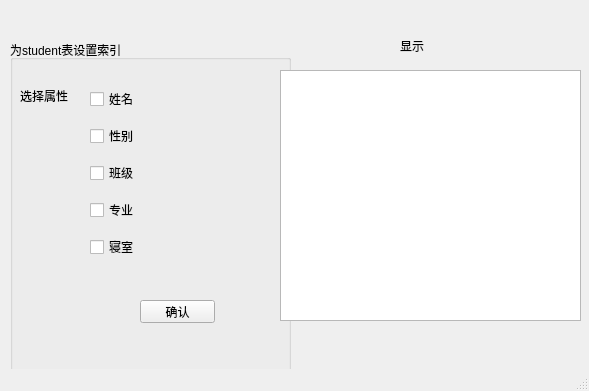
<?xml version="1.0" encoding="UTF-8"?>
<ui version="4.0">
 <class>MainWindow</class>
 <widget class="QMainWindow" name="MainWindow">
  <property name="geometry">
   <rect>
    <x>0</x>
    <y>0</y>
    <width>589</width>
    <height>391</height>
   </rect>
  </property>
  <property name="windowTitle">
   <string>MainWindow</string>
  </property>
  <widget class="QWidget" name="centralwidget">
   <widget class="QGroupBox" name="groupBox">
    <property name="geometry">
     <rect>
      <x>10</x>
      <y>40</y>
      <width>281</width>
      <height>351</height>
     </rect>
    </property>
    <property name="title">
     <string>为student表设置索引</string>
    </property>
    <widget class="QLabel" name="label">
     <property name="geometry">
      <rect>
       <x>10</x>
       <y>10</y>
       <width>54</width>
       <height>91</height>
      </rect>
     </property>
     <property name="text">
      <string>选择属性</string>
     </property>
    </widget>
    <widget class="QPushButton" name="pushButton">
     <property name="geometry">
      <rect>
       <x>130</x>
       <y>260</y>
       <width>75</width>
       <height>23</height>
      </rect>
     </property>
     <property name="text">
      <string>确认</string>
     </property>
    </widget>
    <widget class="QWidget" name="verticalLayoutWidget">
     <property name="geometry">
      <rect>
       <x>80</x>
       <y>40</y>
       <width>91</width>
       <height>191</height>
      </rect>
     </property>
     <layout class="QVBoxLayout" name="verticalLayout">
      <item>
       <widget class="QCheckBox" name="name">
        <property name="text">
         <string>姓名</string>
        </property>
       </widget>
      </item>
      <item>
       <widget class="QCheckBox" name="gender">
        <property name="text">
         <string>性别</string>
        </property>
       </widget>
      </item>
      <item>
       <widget class="QCheckBox" name="classnum">
        <property name="text">
         <string>班级</string>
        </property>
       </widget>
      </item>
      <item>
       <widget class="QCheckBox" name="subject">
        <property name="text">
         <string>专业</string>
        </property>
       </widget>
      </item>
      <item>
       <widget class="QCheckBox" name="domitory">
        <property name="text">
         <string>寝室</string>
        </property>
       </widget>
      </item>
     </layout>
    </widget>
   </widget>
   <widget class="QTableWidget" name="tableWidget">
    <property name="geometry">
     <rect>
      <x>280</x>
      <y>70</y>
      <width>301</width>
      <height>251</height>
     </rect>
    </property>
   </widget>
   <widget class="QLabel" name="label_2">
    <property name="geometry">
     <rect>
      <x>400</x>
      <y>40</y>
      <width>54</width>
      <height>12</height>
     </rect>
    </property>
    <property name="text">
     <string>显示</string>
    </property>
   </widget>
  </widget>
  <widget class="QMenuBar" name="menubar">
   <property name="geometry">
    <rect>
     <x>0</x>
     <y>0</y>
     <width>589</width>
     <height>22</height>
    </rect>
   </property>
  </widget>
  <widget class="QStatusBar" name="statusbar"/>
 </widget>
 <resources/>
 <connections/>
</ui>
